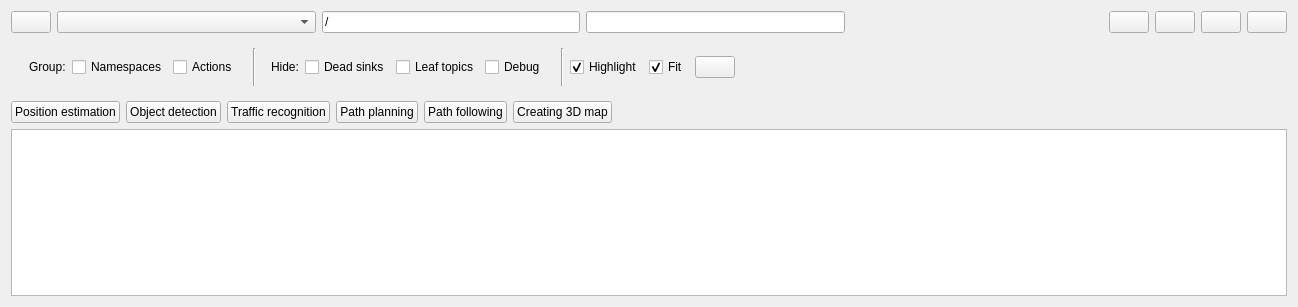
<?xml version="1.0" encoding="UTF-8"?>
<ui version="4.0">
 <class>RosGraphWidget</class>
 <widget class="QWidget" name="RosGraphWidget">
  <property name="enabled">
   <bool>true</bool>
  </property>
  <property name="geometry">
   <rect>
    <x>0</x>
    <y>0</y>
    <width>1298</width>
    <height>307</height>
   </rect>
  </property>
  <property name="windowTitle">
   <string>Node Graph</string>
  </property>
  <layout class="QVBoxLayout" name="verticalLayout" stretch="0,0,0,0">
   <item>
    <layout class="QHBoxLayout" name="horizontalLayout" stretch="0,0,0,0,0,0,0,0,0">
     <item>
      <widget class="QPushButton" name="refresh_graph_push_button">
       <property name="toolTip">
        <string>Refresh ROS graph</string>
       </property>
       <property name="iconSize">
        <size>
         <width>16</width>
         <height>16</height>
        </size>
       </property>
      </widget>
     </item>
     <item>
      <widget class="QComboBox" name="graph_type_combo_box">
       <property name="sizePolicy">
        <sizepolicy hsizetype="Expanding" vsizetype="Fixed">
         <horstretch>0</horstretch>
         <verstretch>0</verstretch>
        </sizepolicy>
       </property>
       <property name="toolTip">
        <string>Choose graph type</string>
       </property>
      </widget>
     </item>
     <item>
      <widget class="QLineEdit" name="filter_line_edit">
       <property name="toolTip">
        <string>Namespace filter, comma separated list of names/regexp to include or exclude. Example: -/rqt.*</string>
       </property>
       <property name="text">
        <string notr="true">/</string>
       </property>
      </widget>
     </item>
     <item>
      <widget class="QLineEdit" name="topic_filter_line_edit">
       <property name="toolTip">
        <string>Topic filter, comma separated list of names/regexp to include or exclude. Example: -/tf</string>
       </property>
      </widget>
     </item>
     <item>
      <spacer name="horizontalSpacer">
       <property name="orientation">
        <enum>Qt::Horizontal</enum>
       </property>
       <property name="sizeHint" stdset="0">
        <size>
         <width>40</width>
         <height>20</height>
        </size>
       </property>
      </spacer>
     </item>
     <item>
      <widget class="QPushButton" name="load_dot_push_button">
       <property name="toolTip">
        <string>Load DOT graph from file</string>
       </property>
       <property name="iconSize">
        <size>
         <width>16</width>
         <height>16</height>
        </size>
       </property>
      </widget>
     </item>
     <item>
      <widget class="QPushButton" name="save_dot_push_button">
       <property name="toolTip">
        <string>Save as DOT graph</string>
       </property>
       <property name="iconSize">
        <size>
         <width>16</width>
         <height>16</height>
        </size>
       </property>
      </widget>
     </item>
     <item>
      <widget class="QPushButton" name="save_as_svg_push_button">
       <property name="toolTip">
        <string>Save as SVG</string>
       </property>
       <property name="iconSize">
        <size>
         <width>16</width>
         <height>16</height>
        </size>
       </property>
      </widget>
     </item>
     <item>
      <widget class="QPushButton" name="save_as_image_push_button">
       <property name="toolTip">
        <string>Save as image</string>
       </property>
       <property name="iconSize">
        <size>
         <width>16</width>
         <height>16</height>
        </size>
       </property>
      </widget>
     </item>
    </layout>
   </item>
   <item>
    <widget class="QWidget" name="widget" native="true">
     <layout class="QHBoxLayout" name="horizontalLayout_4">
      <item>
       <widget class="QWidget" name="widget" native="true">
        <layout class="QHBoxLayout" name="horizontalLayout_4a">
         <item>
          <widget class="QLabel" name="label">
           <property name="text">
            <string>Group:</string>
           </property>
          </widget>
         </item>
         <item>
          <widget class="QCheckBox" name="namespace_cluster_check_box">
           <property name="toolTip">
            <string>Show namespace boxes</string>
           </property>
           <property name="text">
            <string>Namespaces</string>
           </property>
          </widget>
         </item>
         <item>
          <widget class="QCheckBox" name="actionlib_check_box">
           <property name="toolTip">
            <string>Summarize action topics into one virtual topic node (named &lt;action_server&gt;/action_topics)</string>
           </property>
           <property name="text">
            <string>Actions</string>
           </property>
          </widget>
         </item>
        </layout>
       </widget>
      </item>
      <item>
       <widget class="Line" name="line">
        <property name="orientation">
         <enum>Qt::Vertical</enum>
        </property>
       </widget>
      </item>
      <item>
       <widget class="QWidget" name="widget" native="true">
        <layout class="QHBoxLayout" name="horizontalLayout_4b">
         <item>
          <widget class="QLabel" name="label">
           <property name="text">
            <string>Hide:</string>
           </property>
          </widget>
         </item>
         <item>
          <widget class="QCheckBox" name="dead_sinks_check_box">
           <property name="toolTip">
            <string>Hide topics without subscribers</string>
           </property>
           <property name="text">
            <string>Dead sinks</string>
           </property>
          </widget>
         </item>
         <item>
          <widget class="QCheckBox" name="leaf_topics_check_box">
           <property name="toolTip">
            <string>Hide topics with one connection only (implicates dead sinks)</string>
           </property>
           <property name="text">
            <string>Leaf topics</string>
           </property>
          </widget>
         </item>
         <item>
          <widget class="QCheckBox" name="quiet_check_box">
           <property name="toolTip">
            <string>Hide common debugging nodes</string>
           </property>
           <property name="text">
            <string>Debug</string>
           </property>
          </widget>
         </item>
        </layout>
       </widget>
      </item>
      <item>
       <widget class="Line" name="line">
        <property name="orientation">
         <enum>Qt::Vertical</enum>
        </property>
       </widget>
      </item>
      <item>
       <widget class="QCheckBox" name="highlight_connections_check_box">
        <property name="toolTip">
         <string>Highlight incoming and outgoing connections on mouse over</string>
        </property>
        <property name="text">
         <string>Highlight</string>
        </property>
        <property name="checked">
         <bool>true</bool>
        </property>
       </widget>
      </item>
      <item>
       <widget class="QCheckBox" name="auto_fit_graph_check_box">
        <property name="toolTip">
         <string>Automatically fit graph into view on update</string>
        </property>
        <property name="text">
         <string>Fit</string>
        </property>
        <property name="checked">
         <bool>true</bool>
        </property>
       </widget>
      </item>
      <item>
       <widget class="QPushButton" name="fit_in_view_push_button">
        <property name="toolTip">
         <string>Fit graph in view</string>
        </property>
        <property name="iconSize">
         <size>
          <width>16</width>
          <height>16</height>
         </size>
        </property>
       </widget>
      </item>
      <item>
       <spacer name="horizontalSpacer_2">
        <property name="orientation">
         <enum>Qt::Horizontal</enum>
        </property>
        <property name="sizeHint" stdset="0">
         <size>
          <width>40</width>
          <height>20</height>
         </size>
        </property>
       </spacer>
      </item>
     </layout>
    </widget>
   </item>
   <item>
    <layout class="QHBoxLayout" name="horizontalLayout_2">
     <item>
      <widget class="QPushButton" name="position_estimation">
       <property name="text">
        <string>Position estimation</string>
       </property>
      </widget>
     </item>
     <item>
      <widget class="QPushButton" name="object_detection">
       <property name="text">
        <string>Object detection</string>
       </property>
      </widget>
     </item>
     <item>
      <widget class="QPushButton" name="traffic_recognition">
       <property name="text">
        <string>Traffic recognition</string>
       </property>
      </widget>
     </item>
     <item>
      <widget class="QPushButton" name="path_planning">
       <property name="text">
        <string>Path planning</string>
       </property>
      </widget>
     </item>
     <item>
      <widget class="QPushButton" name="path_following">
       <property name="text">
        <string>Path following</string>
       </property>
      </widget>
     </item>
     <item>
      <widget class="QPushButton" name="creating_3d_map">
       <property name="text">
        <string>Creating 3D map</string>
       </property>
      </widget>
     </item>
     <item>
      <spacer name="horizontalSpacer_3">
       <property name="orientation">
        <enum>Qt::Horizontal</enum>
       </property>
       <property name="sizeHint" stdset="0">
        <size>
         <width>40</width>
         <height>20</height>
        </size>
       </property>
      </spacer>
     </item>
    </layout>
   </item>
   <item>
    <widget class="InteractiveGraphicsView" name="graphics_view">
     <property name="renderHints">
      <set>QPainter::Antialiasing|QPainter::HighQualityAntialiasing|QPainter::SmoothPixmapTransform|QPainter::TextAntialiasing</set>
     </property>
     <property name="resizeAnchor">
      <enum>QGraphicsView::AnchorViewCenter</enum>
     </property>
    </widget>
   </item>
  </layout>
 </widget>
 <customwidgets>
  <customwidget>
   <class>InteractiveGraphicsView</class>
   <extends>QGraphicsView</extends>
   <header>rqt_graph.interactive_graphics_view</header>
  </customwidget>
 </customwidgets>
 <resources/>
 <connections/>
</ui>
